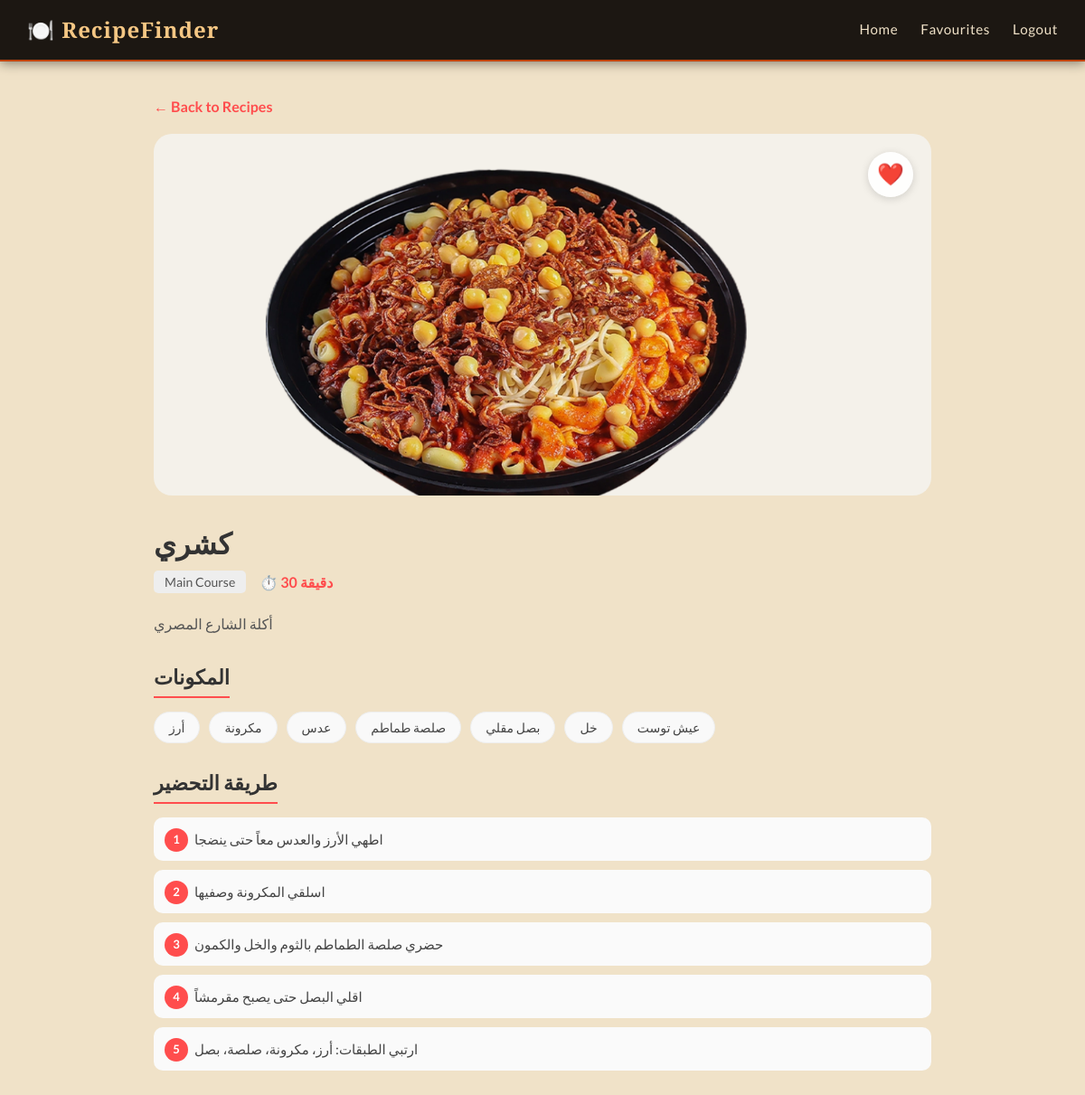
Screenshot of /recipes/77/detail/ (signed in) with the database file from the repository.
### recipes/models.py (models this page shows, shortened)
class Recipe(models.Model):
    COURSE_CHOICES = [
        ('appetizers', 'Appetizers'),
        ('main course', 'Main Course'),
        ('dessert', 'Dessert'),
    ]
    name = models.CharField(max_length=200)
    course_name = models.CharField(max_length=20, choices=COURSE_CHOICES)
    description = models.TextField()
    ingredients = models.ManyToManyField(Ingredient, blank=True)
    image = models.ImageField(upload_to='recipe_images/', blank=True, null=True)
    prep_time = models.IntegerField(blank=True, null=True)
    steps = models.TextField(blank=True, null=True)

class Ingredient(models.Model):
    name = models.CharField(max_length=100)
    quantity = models.CharField(max_length=50)

### recipes/views.py (the view)
# urls.py: path('<int:pk>/detail/', views.recipe_detail_view, name='recipe-detail-page'),
@login_required
def recipe_detail_view(request, pk):
    recipe = get_object_or_404(
        Recipe.objects.prefetch_related('ingredients'), pk=pk
    )
    is_favorite = Favorite.objects.filter(
        user=request.user, recipe=recipe
    ).exists()
    steps_list = recipe.steps.split('\n') if recipe.steps else []
    return render(request, 'recipe-details.html', {
        'recipe': recipe,
        'is_favorite': is_favorite,
        'steps_list': steps_list,
    })

### templates/recipe-details.html (shortened to what this page needs)
<!DOCTYPE html>
<html lang="ar">
<head>
    {% load static %}
    <link rel="stylesheet" href="{% static 'styles/style.css' %}">
</head>
<body>
    <nav class="navbar">
      <div class="nav-logo">🍽️ RecipeFinder</div>
      <ul class="nav-links">
        <li><a href="{% url 'home' %}">Home</a></li>
        <li><a href="{% url 'favorite_list' %}">Favourites</a></li>
        {% if not user.is_authenticated %}
          <li><a href="{% url 'login' %}">Login</a></li>
          <li><a href="{% url 'signup-page' %}">Sign Up</a></li>
        {% else %}
          <li><a href="{% url 'logout' %}">Logout</a></li>
        {% endif %}
      </ul>
    </nav>
    <div class="detail-page">
        <a href="{% url 'home' %}" class="back-link">&larr; Back to Recipes</a>
        <div class="detail-header">
            {% if recipe.image %}
                <img src="{{ recipe.image.url }}" alt="{{ recipe.name }}">
            {% else %}
                <img src="{% static 'images/default_recipe.png' %}" alt="{{ recipe.name }}">
            {% endif %}
            <button class="detail-fav-btn" data-id="{{ recipe.id }}" onclick="toggleFav(this)">
                {% if is_favorite %} ❤️ {% else %} 🤍 {% endif %}
            </button>
        </div>
        <h1 class="detail-title">{{ recipe.name }}</h1>
        <div class="detail-meta">
            <span class="course-badge">{{ recipe.get_course_name_display }}</span>
            <span class="prep-time">⏱️ {{ recipe.prep_time }} دقيقة</span>
        </div>
        <p class="detail-desc">{{ recipe.description }}</p>
        {% with ingredients=recipe.ingredients.all %}
            {% if ingredients %}
                <div class="detail-section">
                    <h2>المكونات</h2>
                    <ul class="ingredients-list">
                        {% for ing in ingredients %}
                            <li>{{ ing.name }}</li>
                        {% endfor %}
                    </ul>
                </div>
            {% endif %}
        {% endwith %}
        {% if steps_list %}
            <div class="detail-section">
                <h2>طريقة التحضير</h2>
                <ol class="steps-list">
                    {% for step in steps_list %}
                        <li>{{ step }}</li>
                    {% endfor %}
                </ol>
            </div>
        {% endif %}
    </div>
</body>
</html>

### static/styles/style.css (style rules this page uses)
:root { --espresso: #1C1712; --bark: #3D2B1F; --brick: #C1440E; --ember: #E07B39; --wheat: #F5C784; --parchment: #FAF0E0; --parchment-dark: #F0E2C8; --nav-height: 68px; --nav-control-height: 36px; }
* { margin: 0; padding: 0; box-sizing: border-box; }
body { background-color: var(--parchment-dark); font-family: 'Lato', sans-serif; }
.navbar { background: var(--espresso); height: var(--nav-height); min-height: var(--nav-height); padding: 0 30px; display: flex; align-items: center; justify-content: space-between; position: sticky; top: 0; z-index: 100; box-shadow: 0 2px 12px rgba(28, 23, 18, 0.5); border-bottom: 2px solid var(--brick); }
.nav-logo { color: var(--wheat); font-family: 'Playfair Display', serif; font-size: 1.5rem; font-weight: 700; letter-spacing: 1px; line-height: 1; white-space: nowrap; }
.nav-links { list-style: none; display: flex; flex-wrap: nowrap; align-items: center; height: 100%; gap: 25px; min-height: var(--nav-height); margin: 0; padding: 0; }
.nav-links a { display: inline-flex; align-items: center; min-height: var(--nav-control-height); white-space: nowrap; color: var(--parchment-dark); text-decoration: none; font-size: 0.95rem; line-height: 1; letter-spacing: 0.04em; transition: color 0.2s; }

### templates/recipe-details.html (style rules this page uses)
.detail-page { padding: 40px 20px; max-width: 900px; margin: 0 auto; }
.detail-header { position: relative; margin-bottom: 30px; }
.detail-header img { width: 100%; max-height: 400px; object-fit: cover; border-radius: 20px; }
.detail-fav-btn { position: absolute; top: 20px; right: 20px; background: rgba(255,255,255,0.9); border: none; border-radius: 50%; width: 50px; height: 50px; font-size: 24px; cursor: pointer; box-shadow: 0 2px 10px rgba(0,0,0,0.15); display: flex; align-items: center; justify-content: center; }
.detail-title { font-size: 2rem; margin: 0 0 10px; color: #333; }
.detail-meta { display: flex; gap: 15px; align-items: center; flex-wrap: wrap; margin-bottom: 20px; }
.detail-meta .course-badge { background: #eee; padding: 4px 12px; border-radius: 5px; font-size: 14px; color: #555; }
.detail-meta .prep-time { font-weight: bold; color: #ff4d4d; font-size: 16px; }
.detail-desc { font-size: 16px; color: #555; line-height: 1.8; margin-bottom: 30px; }
.detail-section { margin-bottom: 30px; }
.detail-section h2 { font-size: 1.4rem; color: #333; margin-bottom: 15px; border-bottom: 2px solid #ff4d4d; padding-bottom: 8px; display: inline-block; }
.ingredients-list { list-style: none; padding: 0; display: flex; flex-wrap: wrap; gap: 10px; }
.ingredients-list li { background: #f9f9f9; border: 1px solid #eee; padding: 8px 16px; border-radius: 20px; font-size: 14px; color: #444; }
.steps-list { list-style: none; padding: 0; counter-reset: step; }
.steps-list li { counter-increment: step; padding: 12px 15px 12px 45px; position: relative; background: #fafafa; border-radius: 10px; margin-bottom: 10px; font-size: 15px; color: #444; line-height: 1.6; }
.steps-list li::before { content: counter(step); position: absolute; left: 12px; top: 12px; background: #ff4d4d; color: #fff; width: 26px; height: 26px; border-radius: 50%; display: flex; align-items: center; justify-content: center; font-size: 13px; font-weight: bold; }
.back-link { display: inline-block; margin-bottom: 20px; color: #ff4d4d; text-decoration: none; font-weight: bold; font-size: 16px; }

### rows the page displays
Recipe: image (picture), name "كشري", course_name "Main Course", prep_time "30", description "أكلة الشارع المصري"
Ingredient: name "أرز"
Ingredient: name "مكرونة"
Ingredient: name "عدس"
Ingredient: name "صلصة طماطم"
Ingredient: name "بصل مقلي"
Ingredient: name "خل"
Ingredient: name "عيش توست"

### other values shown
{{ step }} "اطهي الأرز والعدس معاً حتى ينضجا" "اسلقي المكرونة وصفيها" "حضري صلصة الطماطم بالثوم والخل والكمون" "اقلي البصل حتى يصبح مقرمشاً" "ارتبي الطبقات: أرز، مكرونة، صلصة، بصل"
